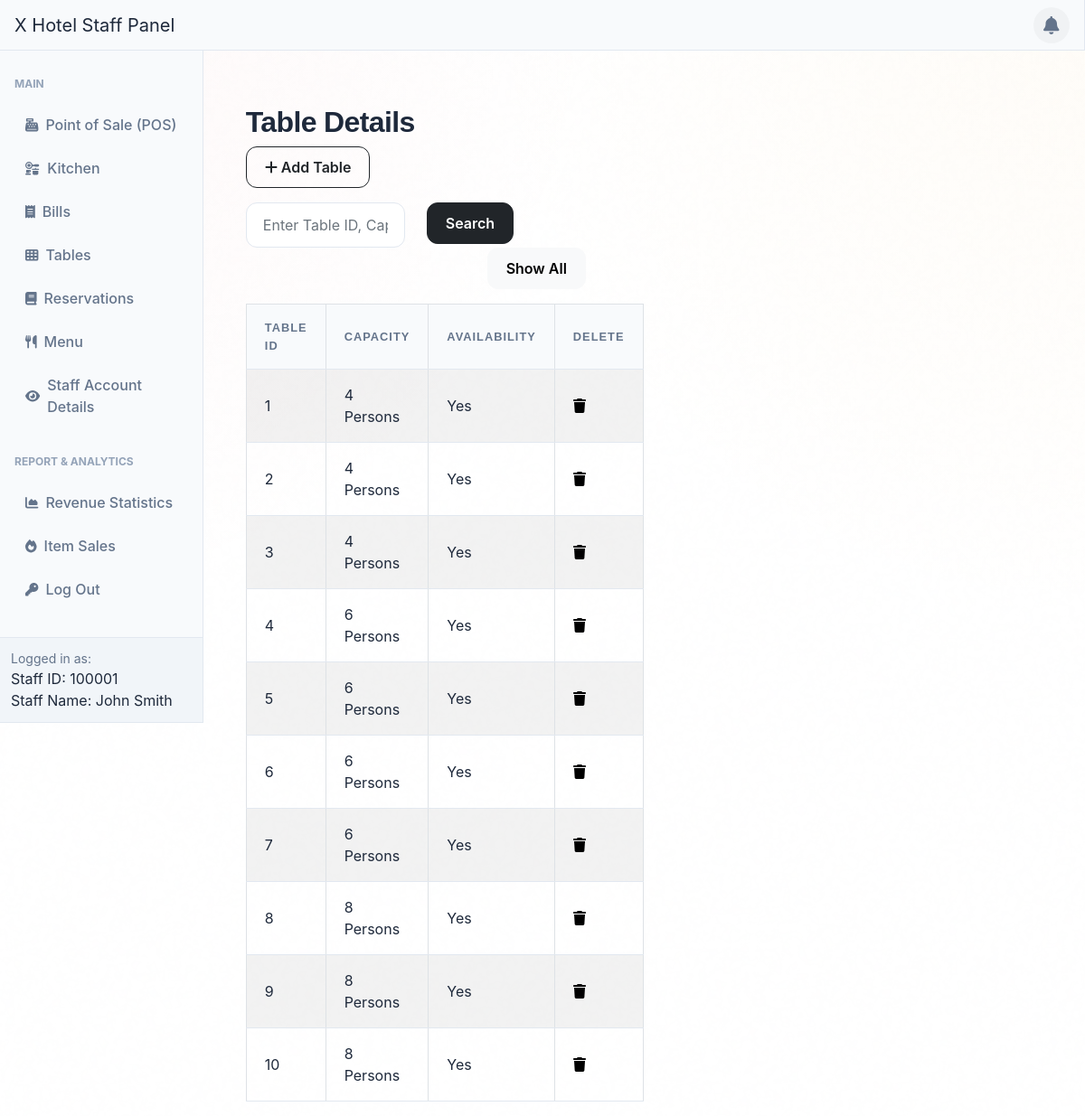
Screenshot of /adminSide/panel/table-panel.php (signed in) with the database file from the repository.
### tables this page shows
CREATE TABLE `restaurant_tables` (
  `table_id` int NOT NULL AUTO_INCREMENT,
  `capacity` int DEFAULT NULL,
  `is_available` tinyint(1) DEFAULT NULL,
  `table_type` varchar(50) DEFAULT 'Standard',
  PRIMARY KEY (`table_id`)
);

### adminSide/panel/table-panel.php (the view, shortened to what this page needs)
<?php  include '../inc/dashHeader.php'?>
<div class="wrapper">
        <div class="container-fluid pt-5 pl-600">
            <div class="row">
                <div class="m-50">
                    <div class="mt-5 mb-3">
                        <h2 class="pull-left">Table Details</h2>
                        <a href="../tableCrud/createTableVerify.php" class="btn btn-outline-dark"><i class="fa fa-plus"></i> Add Table</a>
                    </div>
                    <div class="mb-3">
                    <form method="POST" action="#">
                        <div class="row">
                            <div class="col-md-6">
                                <input required type="text" id="search" name="search" class="form-control" placeholder="Enter Table ID, Capacity">
                            </div>
                            <div class="col-md-3" >
                                <button type="submit" class="btn btn-dark">Search</button>
                            </div>
                            <div class="col" style="text-align: right;" >
                                <a href="table-panel.php" class="btn btn-light">Show All</a>
                            </div>
                        </div>
                    </form>
                </div>
                    <?php
                    require_once "../config.php";
                    if (isset($_POST['search'])) {
                    if (!empty($_POST['search'])) {
                        $search = $_POST['search'];
                        $sql = "SELECT *
                                FROM Restaurant_Tables
                                WHERE table_id LIKE '%$search%' OR capacity LIKE '%$search%'
                                ORDER BY table_id;";
                    } else {
                        $sql = "SELECT *
                                FROM Restaurant_Tables
                                ORDER BY table_id;";
                    }
                } else {
                    $sql = "SELECT *
                            FROM Restaurant_Tables
                            ORDER BY table_id;";
                }
                    if($result = mysqli_query($link, $sql)){
                        if(mysqli_num_rows($result) > 0){
                            echo '<table class="table table-bordered table-striped">';
                                echo "<thead>";
                                    echo "<tr>";
                                        echo "<th>Table ID</th>";
                                        echo "<th>Capacity</th>";
                                        echo "<th>Availability</th>";
                                        echo "<th>Delete</th>";
                                    echo "</tr>";
                                echo "</thead>";
                                echo "<tbody>";
                                while($row = mysqli_fetch_array($result)){
                                    echo "<tr>";
                                        echo "<td>" . $row['table_id'] . "</td>";
                                        echo "<td>" . $row['capacity'] . " Persons </td>";
                                        if ($row['is_available'] == true) {
                                            echo "<td>" . "Yes" . "</td>";
                                        } else {
                                            echo "<td>" . "No" . "</td>";
                                        }
                                        echo "<td>";
                                           echo '<a href="../tableCrud/deleteTableVerify.php?id='. $row['table_id'] .'" title="Delete Record" data-toggle="tooltip" '
                                                    . 'onclick="return confirm(\'Admin Permissions Required!\n\nAre you sure you want to delete this Table?\n\nThis will alter other modules related to this Table!\')"><span class="fa fa-trash text-black"></span></a>';
                                        echo "</td>";
                                    echo "</tr>";
                                }
                                echo "</tbody>";
                            echo "</table>";
                        } else{
                            echo '<div class="alert alert-danger"><em>No records were found.</em></div>';
                        }
                    } else{
                        echo "Oops! Something went wrong. Please try again later.";
                    }
                    ?>
                </div>
            </div>
        </div>
    </div>
<?php  include '../inc/dashFooter.php'?>

### adminSide/panel/table-panel.php (style rules this page uses)
.wrapper { width: 50%; padding-left: 200px; padding-top: 20px }

### rows the page displays
restaurant_tables: table_id "1", capacity "4", is_available "Yes"
restaurant_tables: table_id "2", capacity "4", is_available "Yes"
restaurant_tables: table_id "3", capacity "4", is_available "Yes"
restaurant_tables: table_id "4", capacity "6", is_available "Yes"
restaurant_tables: table_id "5", capacity "6", is_available "Yes"
restaurant_tables: table_id "6", capacity "6", is_available "Yes"
restaurant_tables: table_id "7", capacity "6", is_available "Yes"
restaurant_tables: table_id "8", capacity "8", is_available "Yes"
restaurant_tables: table_id "9", capacity "8", is_available "Yes"
restaurant_tables: table_id "10", capacity "8", is_available "Yes"

### other values shown
$_SESSION['logged_account_id'] "100001"
$_SESSION['logged_staff_name'] "John Smith"
